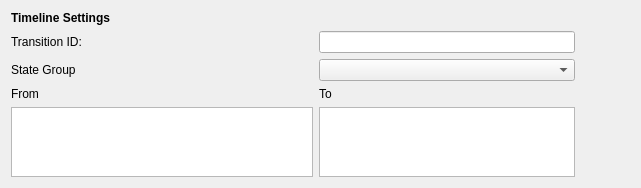
<?xml version="1.0" encoding="UTF-8"?>
<ui version="4.0">
 <class>QmlDesigner::TransitionForm</class>
 <widget class="QWidget" name="QmlDesigner::TransitionForm">
  <property name="geometry">
   <rect>
    <x>0</x>
    <y>0</y>
    <width>641</width>
    <height>170</height>
   </rect>
  </property>
  <layout class="QGridLayout" name="gridLayout">
   <item row="1" column="3" colspan="2">
    <spacer name="horizontalSpacer_11">
     <property name="orientation">
      <enum>Qt::Orientation::Horizontal</enum>
     </property>
     <property name="sizeHint" stdset="0">
      <size>
       <width>49</width>
       <height>20</height>
      </size>
     </property>
    </spacer>
   </item>
   <item row="1" column="0">
    <widget class="QLabel" name="label_5">
     <property name="text">
      <string>Transition ID:</string>
     </property>
     <property name="alignment">
      <set>Qt::AlignmentFlag::AlignLeading|Qt::AlignmentFlag::AlignLeft|Qt::AlignmentFlag::AlignVCenter</set>
     </property>
    </widget>
   </item>
   <item row="1" column="1" colspan="2">
    <widget class="QLineEdit" name="idLineEdit">
     <property name="text">
      <string/>
     </property>
    </widget>
   </item>
   <item row="4" column="1" colspan="2">
    <widget class="QListWidget" name="listWidgetTo"/>
   </item>
   <item row="3" column="1">
    <widget class="QLabel" name="label_3">
     <property name="text">
      <string>To</string>
     </property>
    </widget>
   </item>
   <item row="3" column="0">
    <widget class="QLabel" name="label_2">
     <property name="text">
      <string>From</string>
     </property>
    </widget>
   </item>
   <item row="0" column="0">
    <widget class="QLabel" name="label">
     <property name="minimumSize">
      <size>
       <width>160</width>
       <height>0</height>
      </size>
     </property>
     <property name="font">
      <font>
       <bold>true</bold>
      </font>
     </property>
     <property name="text">
      <string>Timeline Settings</string>
     </property>
    </widget>
   </item>
   <item row="4" column="0">
    <widget class="QListWidget" name="listWidgetFrom"/>
   </item>
   <item row="2" column="0">
    <widget class="QLabel" name="label_4">
     <property name="text">
      <string>State Group</string>
     </property>
    </widget>
   </item>
   <item row="2" column="1" colspan="2">
    <widget class="QComboBox" name="stateGroupComboBox"/>
   </item>
  </layout>
 </widget>
 <resources/>
 <connections/>
</ui>
